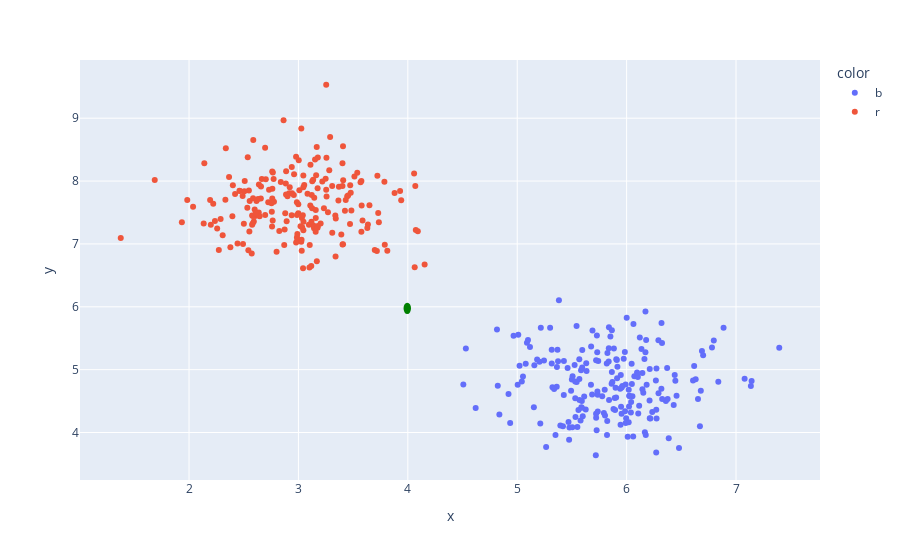

Here is the notebook cell this chart was saved with:
### Code cell
fig = px.scatter(x=data['length'], y=data['weight'], color=label_color)
fig.add_shape(type='circle', x0=3.97, y0=5.9, x1=4.02, y1=6.05, fillcolor='green', line_color='green')
fig.show()

### Figure 1 — Plotly figure (JSON) as saved in the notebook; plotly's stock layout.template omitted (floating-point values rounded to 4 significant figures; data arrays with more than 128 entries replaced by an {"elided": "..."} marker saying what was removed)
{"data": [{"hovertemplate": "color=b<br>x=%{x}<br>y=%{y}<extra></extra>", "legendgroup": "b", "marker": {"color": "#636efa", "symbol": "circle"}, "mode": "markers", "name": "b", "orientation": "v", "showlegend": true, "type": "scatter", "x": {"elided": "200 float values"}, "xaxis": "x", "y": {"elided": "200 float values"}, "yaxis": "y"}, {"hovertemplate": "color=r<br>x=%{x}<br>y=%{y}<extra></extra>", "legendgroup": "r", "marker": {"color": "#EF553B", "symbol": "circle"}, "mode": "markers", "name": "r", "orientation": "v", "showlegend": true, "type": "scatter", "x": {"elided": "200 float values"}, "xaxis": "x", "y": {"elided": "200 float values"}, "yaxis": "y"}], "layout": {"legend": {"title": {"text": "color"}, "tracegroupgap": 0}, "margin": {"t": 60}, "shapes": [{"fillcolor": "green", "line": {"color": "green"}, "type": "circle", "x0": 3.97, "x1": 4.02, "y0": 5.9, "y1": 6.05}], "xaxis": {"anchor": "y", "domain": [0, 1], "title": {"text": "x"}}, "yaxis": {"anchor": "x", "domain": [0, 1], "title": {"text": "y"}}}}
